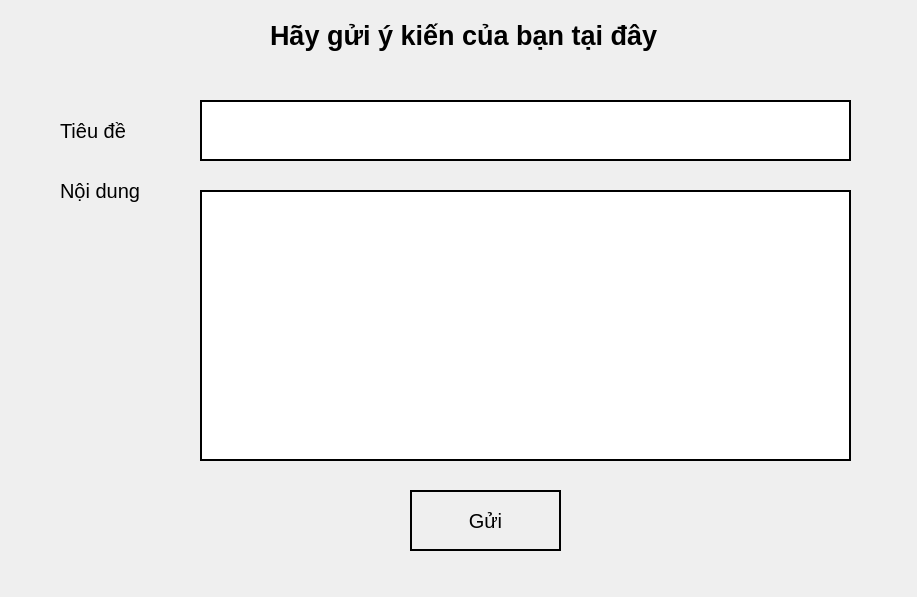
<?xml version="1.0" encoding="UTF-8"?>
<ui version="4.0">
 <class>Phanhoi</class>
 <widget class="QDialog" name="Phanhoi">
  <property name="geometry">
   <rect>
    <x>0</x>
    <y>0</y>
    <width>917</width>
    <height>597</height>
   </rect>
  </property>
  <property name="windowTitle">
   <string>Dialog</string>
  </property>
  <widget class="QLabel" name="label">
   <property name="geometry">
    <rect>
     <x>60</x>
     <y>160</y>
     <width>121</width>
     <height>61</height>
    </rect>
   </property>
   <property name="font">
    <font>
     <pointsize>15</pointsize>
    </font>
   </property>
   <property name="text">
    <string>Nội dung</string>
   </property>
  </widget>
  <widget class="QLabel" name="label_2">
   <property name="geometry">
    <rect>
     <x>60</x>
     <y>100</y>
     <width>121</width>
     <height>61</height>
    </rect>
   </property>
   <property name="font">
    <font>
     <pointsize>15</pointsize>
    </font>
   </property>
   <property name="text">
    <string>Tiêu đề</string>
   </property>
  </widget>
  <widget class="QLineEdit" name="lineEditTieude">
   <property name="geometry">
    <rect>
     <x>200</x>
     <y>100</y>
     <width>651</width>
     <height>61</height>
    </rect>
   </property>
   <property name="font">
    <font>
     <pointsize>15</pointsize>
    </font>
   </property>
   <property name="styleSheet">
    <string notr="true">border: 2px solid black</string>
   </property>
  </widget>
  <widget class="QLabel" name="label_3">
   <property name="geometry">
    <rect>
     <x>270</x>
     <y>0</y>
     <width>491</width>
     <height>71</height>
    </rect>
   </property>
   <property name="font">
    <font>
     <pointsize>20</pointsize>
     <bold>true</bold>
    </font>
   </property>
   <property name="text">
    <string>Hãy gửi ý kiến của bạn tại đây</string>
   </property>
  </widget>
  <widget class="QPushButton" name="buttonGui">
   <property name="geometry">
    <rect>
     <x>410</x>
     <y>490</y>
     <width>151</width>
     <height>61</height>
    </rect>
   </property>
   <property name="font">
    <font>
     <pointsize>15</pointsize>
    </font>
   </property>
   <property name="styleSheet">
    <string notr="true">border: 2px solid black</string>
   </property>
   <property name="text">
    <string>Gửi</string>
   </property>
  </widget>
  <widget class="QTextEdit" name="textEdit">
   <property name="geometry">
    <rect>
     <x>200</x>
     <y>190</y>
     <width>651</width>
     <height>271</height>
    </rect>
   </property>
   <property name="font">
    <font>
     <pointsize>16</pointsize>
    </font>
   </property>
   <property name="styleSheet">
    <string notr="true">border: 2px solid black</string>
   </property>
  </widget>
 </widget>
 <resources/>
 <connections/>
</ui>
